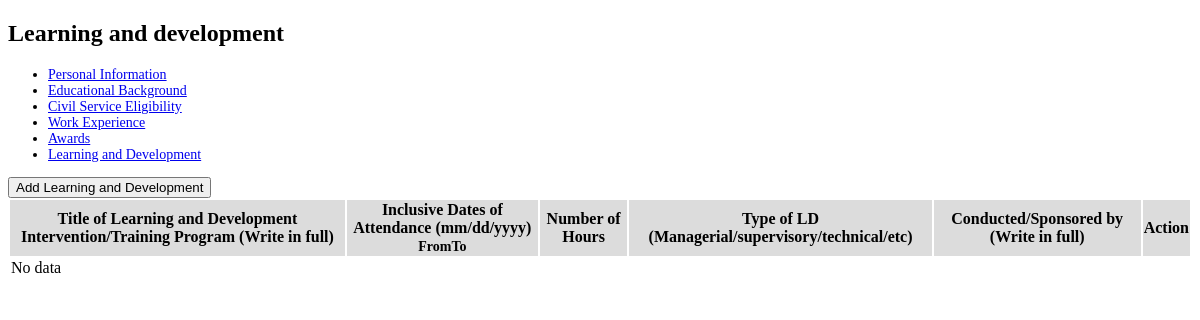
The page /profileInfo/learning_and_development.php on the database as committed earlier.
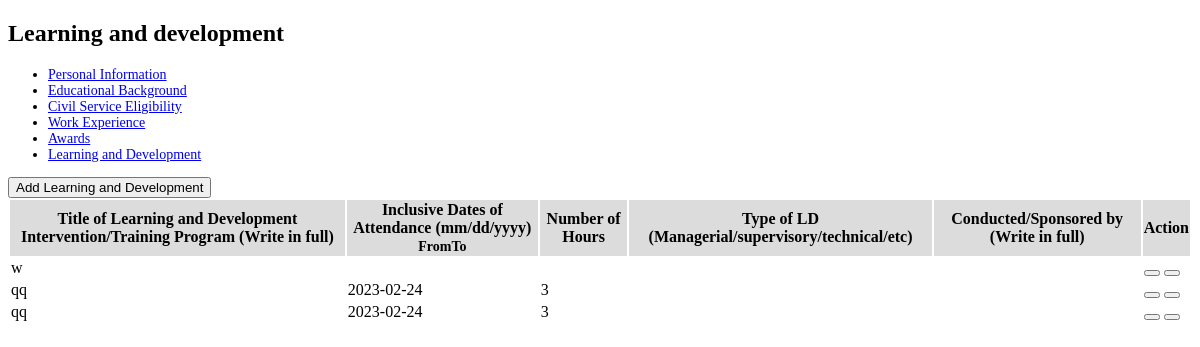
The same page on the database as committed later.
### tables this page shows
CREATE TABLE `learning` (
  `id` int(11) NOT NULL,
  `email` varchar(250) NOT NULL,
  `title` varchar(250) NOT NULL,
  `dateFrom` varchar(250) NOT NULL,
  `dateTo` varchar(250) NOT NULL,
  `hours` varchar(250) NOT NULL,
  `typeOfLd` varchar(250) NOT NULL,
  `conducted` varchar(250) NOT NULL
);

### profileInfo/learning_and_development.php (the view, shortened to what this page needs)
<?php
    require "../db.php";
    $email = $_POST['email'];
    $q = "SELECT * from `learning` where email='$email'";
    $list = $con->query($q);
    $info = $list->fetch_assoc();
    $name = "SELECT * from profile where email='$email'";
    $listName = $con->query($name);
    $infoName = $listName->fetch_assoc();
?>
<!DOCTYPE html>
<html lang="en">
<head>
</head>
<body>
    <h2 class="text-secondary fw-bold mb-3">Learning and development <?php if($_SESSION['status'] == 'Admin') echo "| ".$infoName['name'] ?></h2>
    <ul class="nav nav-tabs tabsss mb-3" id="ex1" style="font-size: 14px;" role="tablist">
    <li class="nav-item" role="presentation" id='profileProfileButton'>
        <a class="nav-link" id="ex1-tab-1" data-mdb-toggle="tab" href="#ex1-tabs-1" role="tab" aria-controls="ex1-tabs-1" aria-selected="true">Personal Information</a>
    </li>
    <li class="nav-item" role="presentation" id='profileEducationButton'>
        <a class="nav-link" id="ex1-tab-2" data-mdb-toggle="tab" href="#ex1-tabs-2" role="tab" aria-controls="ex1-tabs-2" aria-selected="false">Educational Background</a>
    </li>
    <li class="nav-item" role="presentation" id='profileCivilButton'>
        <a class="nav-link" id="ex1-tab-3" data-mdb-toggle="tab" href="#ex1-tabs-3" role="tab" aria-controls="ex1-tabs-3" aria-selected="false">Civil Service Eligibility</a>
    </li>
    <li class="nav-item" role="presentation" id='profileWorkExpBtn'>
        <a class="nav-link" id="ex1-tab-4" data-mdb-toggle="tab" href="#ex1-tabs-4" role="tab" aria-controls="ex1-tabs-4" aria-selected="false">Work Experience</a>
    </li>
    <li class="nav-item" role="presentation" id='profileAwardExpBtn'>
        <a class="nav-link" id="ex1-tab-5" data-mdb-toggle="tab" href="#ex1-tabs-5" role="tab" aria-controls="ex1-tabs-5" aria-selected="false">Awards</a>
    </li>
    <li class="nav-item" role="presentation" id="profileLearningAndDevelopmentButton">
        <a class="nav-link active" id="ex1-tab-6" data-mdb-toggle="tab" href="#ex1-tabs-6" role="tab" aria-controls="ex1-tabs-6" aria-selected="false">Learning and Development</a>
    </li>
    </ul>
    <button class="btn btn-primary my-3" data-bs-toggle="modal" data-bs-target="#learningAndDevelopmentAddData"><i class="fa-solid fa-plus me-2"></i>Add Learning and Development</button>
    <table class='table text-center bg-light'>
        <thead style="background-color: #dcdcdc;">
            <tr>
               <th>Title of Learning and Development Intervention/Training Program (Write in full)</th>
               <th colspan='2'>Inclusive Dates of Attendance (mm/dd/yyyy) <br><span class="me-4 text-primary" style="font-size: 14px">From</span><span class="ms-4 text-primary" style="font-size: 14px">To</span></th>
               <th>Number of Hours</th>
               <th>Type of LD (Managerial/supervisory/technical/etc)</th>
               <th>Conducted/Sponsored by (Write in full)</th>
               <th>Action</th>
            </tr>
        </thead>
        <tbody>
            <?php if($list->num_rows){ ?>
                <?php do{ ?>
                    <tr>
                        <td><?php echo $info['title'] ?></td>
                        <td><?php echo $info['dateFrom'] ?></td>
                        <td><?php echo $info['dateTo'] ?></td>
                        <td><?php echo $info['hours'] ?></td>
                        <td><?php echo $info['typeOfLd'] ?></td>
                        <td><?php echo $info['conducted'] ?></td>
                        <td>
                            <div class="d-flex gap-2">
                                <button class='btn btn-info btn-sm' data-bs-toggle="modal" data-bs-target="#profileLearningModalEdit" value='<?php echo $info['id'] ?>' id='editLearnerButoonModal'><i class="fa-solid fa-pen text-light"></i></button>
                                <button class='btn btn-danger btn-sm' value='<?php echo $info['id'] ?>' id='profileLearningDeleteButton'><i class="fa-solid fa-trash"></i></button>
                            </div>
                        </td>
                    </tr>
                <?php }while($info = $list->fetch_assoc()) ?>
            <?php }else{ ?>
                <tr>
                    <td colspan='9'>No data</td>
                </tr>
            <?php } ?>
        </tbody>
    </table>
</body>
</html>

Rows that differ between the two databases and show on the page:
added learning: title "w", $info['id'] 5 (drawn)
added learning: title "qq", dateFrom "2023-02-24", hours "3", $info['id'] 9 (drawn)
added learning: title "qq", dateFrom "2023-02-24", hours "3", $info['id'] 10 (drawn)
Other text that changed with them:
text no longer shown: "No data"
